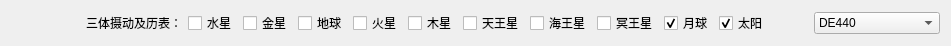
        <widget class="QWidget" name="horizontalLayoutWidget_5">
         <property name="geometry">
          <rect>
           <x>0</x>
           <y>110</y>
           <width>951</width>
           <height>22</height>
          </rect>
         </property>
         <layout class="QHBoxLayout" name="horizontalLayout_5">
          <item>
           <spacer name="horizontalSpacer_11">
            <property name="orientation">
             <enum>Qt::Horizontal</enum>
            </property>
            <property name="sizeType">
             <enum>QSizePolicy::Fixed</enum>
            </property>
            <property name="sizeHint" stdset="0">
             <size>
              <width>75</width>
              <height>20</height>
             </size>
            </property>
           </spacer>
          </item>
          <item>
           <widget class="QLabel" name="label_7">
            <property name="enabled">
             <bool>true</bool>
            </property>
            <property name="sizePolicy">
             <sizepolicy hsizetype="Fixed" vsizetype="Preferred">
              <horstretch>0</horstretch>
              <verstretch>0</verstretch>
             </sizepolicy>
            </property>
            <property name="text">
             <string>&lt;html&gt;&lt;head/&gt;&lt;body&gt;&lt;p&gt;三体摄动及历表：&lt;/p&gt;&lt;/body&gt;&lt;/html&gt;</string>
            </property>
           </widget>
          </item>
          <item>
           <widget class="QCheckBox" name="ForceCent_2">
            <property name="sizePolicy">
             <sizepolicy hsizetype="Fixed" vsizetype="Fixed">
              <horstretch>0</horstretch>
              <verstretch>0</verstretch>
             </sizepolicy>
            </property>
            <property name="text">
             <string>水星</string>
            </property>
           </widget>
          </item>
          <item>
           <widget class="QCheckBox" name="ForceCent_3">
            <property name="sizePolicy">
             <sizepolicy hsizetype="Fixed" vsizetype="Fixed">
              <horstretch>0</horstretch>
              <verstretch>0</verstretch>
             </sizepolicy>
            </property>
            <property name="text">
             <string>金星</string>
            </property>
           </widget>
          </item>
          <item>
           <widget class="QCheckBox" name="ForceCent_4">
            <property name="sizePolicy">
             <sizepolicy hsizetype="Fixed" vsizetype="Fixed">
              <horstretch>0</horstretch>
              <verstretch>0</verstretch>
             </sizepolicy>
            </property>
            <property name="text">
             <string>地球</string>
            </property>
           </widget>
          </item>
          <item>
           <widget class="QCheckBox" name="ForceCent_5">
            <property name="sizePolicy">
             <sizepolicy hsizetype="Fixed" vsizetype="Fixed">
              <horstretch>0</horstretch>
              <verstretch>0</verstretch>
             </sizepolicy>
            </property>
            <property name="text">
             <string>火星</string>
            </property>
           </widget>
          </item>
          <item>
           <widget class="QCheckBox" name="ForceCent_6">
            <property name="sizePolicy">
             <sizepolicy hsizetype="Fixed" vsizetype="Fixed">
              <horstretch>0</horstretch>
              <verstretch>0</verstretch>
             </sizepolicy>
            </property>
            <property name="text">
             <string>木星</string>
            </property>
           </widget>
          </item>
          <item>
           <widget class="QCheckBox" name="ForceCent_7">
            <property name="sizePolicy">
             <sizepolicy hsizetype="Fixed" vsizetype="Fixed">
              <horstretch>0</horstretch>
              <verstretch>0</verstretch>
             </sizepolicy>
            </property>
            <property name="text">
             <string>天王星</string>
            </property>
           </widget>
          </item>
          <item>
           <widget class="QCheckBox" name="ForceCent_8">
            <property name="sizePolicy">
             <sizepolicy hsizetype="Fixed" vsizetype="Fixed">
              <horstretch>0</horstretch>
              <verstretch>0</verstretch>
             </sizepolicy>
            </property>
            <property name="text">
             <string>海王星</string>
            </property>
           </widget>
          </item>
          <item>
           <widget class="QCheckBox" name="ForceCent_9">
            <property name="sizePolicy">
             <sizepolicy hsizetype="Fixed" vsizetype="Fixed">
              <horstretch>0</horstretch>
              <verstretch>0</verstretch>
             </sizepolicy>
            </property>
            <property name="text">
             <string>冥王星</string>
            </property>
           </widget>
          </item>
          <item>
           <widget class="QCheckBox" name="ForceCent_10">
            <property name="sizePolicy">
             <sizepolicy hsizetype="Fixed" vsizetype="Fixed">
              <horstretch>0</horstretch>
              <verstretch>0</verstretch>
             </sizepolicy>
            </property>
            <property name="checked">
             <bool>true</bool>
            </property>
            <property name="text">
             <string>月球</string>
            </property>
           </widget>
          </item>
          <item>
           <widget class="QCheckBox" name="ForceCent_11">
            <property name="sizePolicy">
             <sizepolicy hsizetype="Fixed" vsizetype="Fixed">
              <horstretch>0</horstretch>
              <verstretch>0</verstretch>
             </sizepolicy>
            </property>
            <property name="checked">
             <bool>true</bool>
            </property>
            <property name="text">
             <string>太阳</string>
            </property>
           </widget>
          </item>
          <item>
           <spacer name="horizontalSpacer_13">
            <property name="orientation">
             <enum>Qt::Horizontal</enum>
            </property>
            <property name="sizeType">
             <enum>QSizePolicy::Preferred</enum>
            </property>
            <property name="sizeHint" stdset="0">
             <size>
              <width>40</width>
              <height>20</height>
             </size>
            </property>
           </spacer>
          </item>
          <item>
           <widget class="QComboBox" name="comboBox_2">
            <property name="currentIndex">
             <number>3</number>
            </property>
            <item>
             <property name="text">
              <string>DE405</string>
             </property>
            </item>
            <item>
             <property name="text">
              <string>DE421</string>
             </property>
            </item>
            <item>
             <property name="text">
              <string>DE430</string>
             </property>
            </item>
            <item>
             <property name="text">
              <string>DE440</string>
             </property>
            </item>
           </widget>
          </item>
         </layout>
        </widget>
